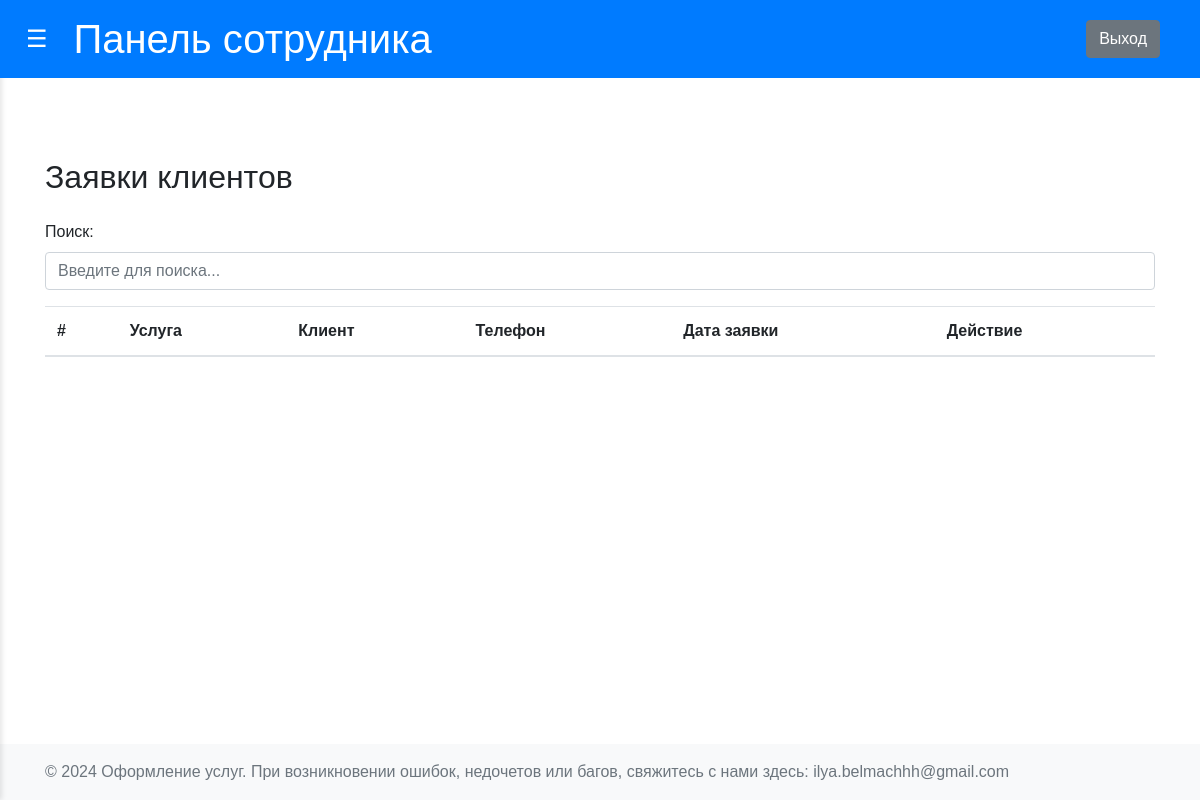
The app's page /view_requests, older data.
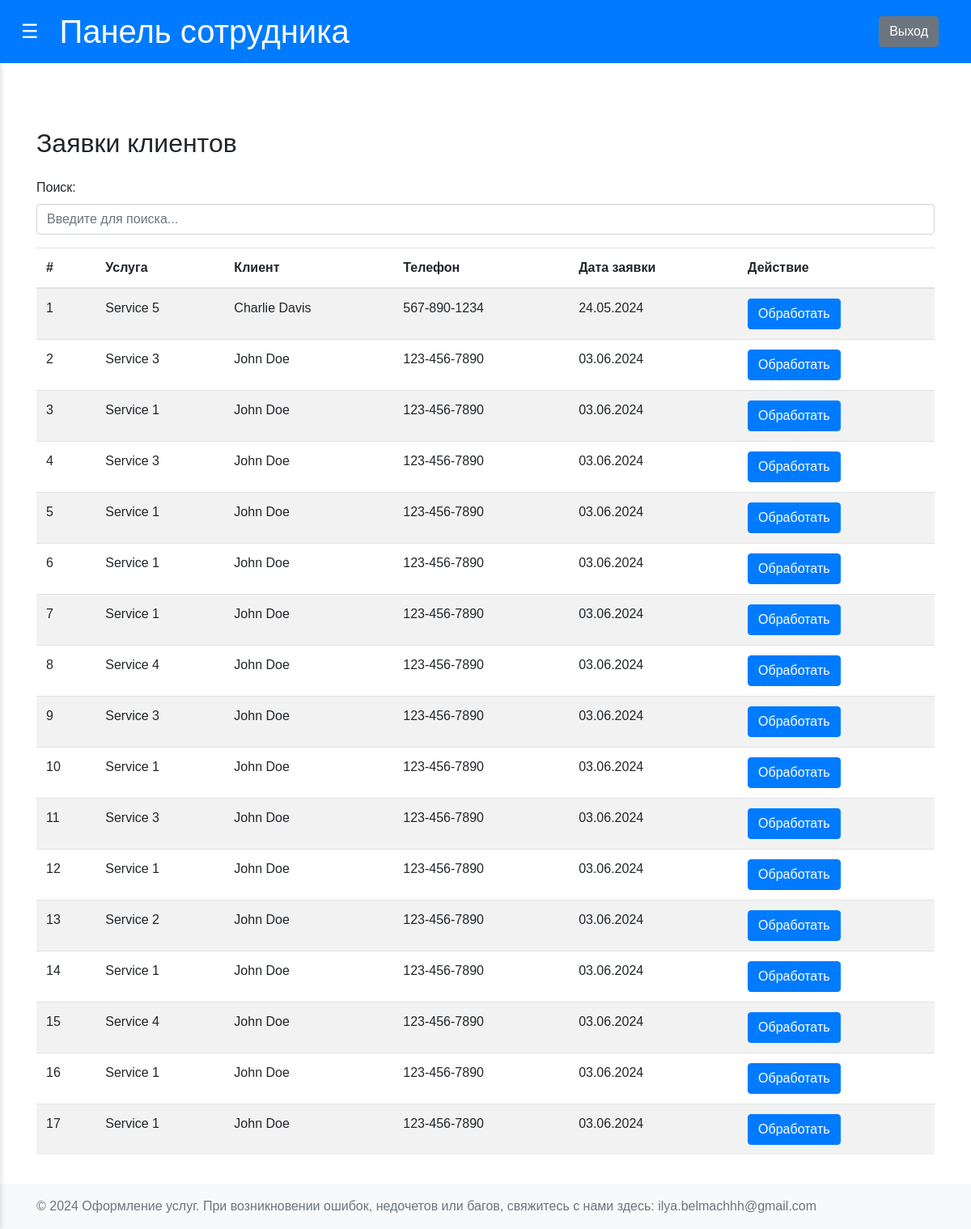
The same page, newer data.
### app/models.py (models this page shows, shortened)
class OrderRequest(db.Model):
    __tablename__ = 'OrderRequest'
    id = db.Column(db.Integer, primary_key=True)
    client_id = db.Column(db.Integer, db.ForeignKey('Clients.id'), nullable=False)
    service_id = db.Column(db.Integer, db.ForeignKey('Services.id'))
    order_date = db.Column(db.Date, nullable=False)
    client = db.relationship('Clients', backref=db.backref('OrderRequest', lazy=True))
    service = db.relationship('Services', backref=db.backref('OrderRequest', lazy=True))

class Services(db.Model):
    __tablename__ = 'Services'
    id = db.Column(db.Integer, primary_key=True)
    service_name = db.Column(db.String(150), nullable=False)
    cost = db.Column(db.Float, nullable=False)

class Clients(db.Model):
    __tablename__ = 'Clients'
    id = db.Column(db.Integer, primary_key=True)
    full_name = db.Column(db.String(150), nullable=False)
    address = db.Column(db.String(250), nullable=False)
    telephone = db.Column(db.String(50), unique=True, nullable=False)
    login = db.Column(db.String(150), unique=True, nullable=False)
    password = db.Column(db.String(150), nullable=False)

### app/employees/routs.py (the view)
@employees.route('/view_requests')
def view_requests():
    requests = OrderRequest.query.all()
    return render_template('employee/employee_view_requests.html', requests=requests)

### app/__init__.py (called while the page is built)
def create_app(config=Config):
    app = Flask(__name__)
    app.config.from_object(config)
    app.jinja_env.filters['zip'] = zip
    @app.template_filter()
    def kravchuk_date_format(date_value: date):
        if date_value:
            return date_value.strftime("%d.%m.%Y")
        return date_value
    db.init_app(app)
    from app.users.routes import users
    from app.clients.routs import clients
    from app.employees.routs import employees
    from app.admin.routs import admin
    app.register_blueprint(users)
    app.register_blueprint(clients)
    app.register_blueprint(employees)
    app.register_blueprint(admin)
    return app

### app/templates/employee/employee_view_requests.html (shortened to what this page needs)
{% extends "employee/dashboard_employee_base.html" %}
{% block content %}
<div class="container mt-5">
    <h2 class="mb-4">Заявки клиентов</h2>
    <div class="mb-3">
        <label for="searchInput" class="form-label">Поиск:</label>
        <input type="text" id="searchInput" class="form-control" placeholder="Введите для поиска...">
    </div>
    <table class="table table-striped">
        <thead>
            <tr>
                <th scope="col">#</th>
                <th scope="col">Услуга</th>
                <th scope="col">Клиент</th>
                <th scope="col">Телефон</th>
                <th scope="col">Дата заявки</th>
                <th scope="col">Действие</th>
            </tr>
        </thead>
        <tbody>
            {% for request in requests %}
            <tr>
                <td>{{ loop.index }}</td>
                <td>{{ request.service.service_name }}</td>
                <td>{{ request.client.full_name }}</td>
                <td>{{ request.client.telephone }}</td>
                <td>{{ request.order_date|kravchuk_date_format }}</td>
                <td>
                    <a href="{{ url_for('employees.create_order', request_id=request.id) }}" class="btn btn-primary">Обработать</a>
                </td>
            </tr>
            {% endfor %}
        </tbody>
    </table>
</div>
{% endblock %}

### app/templates/employee/dashboard_employee_base.html (shortened to what this page needs)
{% extends "dashboard_base.html" %}
{% block header %}
<div class="header-content">
    <button class="menu-toggle" onclick="toggleMenu()">☰</button>
    <h1 style="display: inline-block;">Панель сотрудника</h1>
    <h4 style="display: inline-block;margin: auto 20px auto auto;"><a href="{{ url_for('users.logout') }}" class="btn btn-secondary">Выход</a></h4>
</div>
{% endblock %}

### app/templates/dashboard_base.html (shortened to what this page needs)
<!DOCTYPE html>
<html lang="en">
<head>
    <link rel="stylesheet" href="https://stackpath.bootstrapcdn.com/bootstrap/4.5.2/css/bootstrap.min.css">
    <link rel="stylesheet" href="{{ url_for('static', filename='css/styles.css') }}">
</head>
<body class="d-flex flex-column min-vh-100">
    <header>
        {% block header %}
        {% endblock %}
    </header>
    <main id="mainContent">
            <div class="container mt-4">
                {% with messages = get_flashed_messages(with_categories=true) %}
                    <div id="messagesDivContainer" class="alert alert-dismissible fade show" role="alert">
                    </div>
                {% endwith %}
            </div>
                {% block content %}
                {% endblock %}
    </main>
    <footer class="footer mt-auto py-3 bg-light">
        <div class="container">
            <span class="text-muted">&copy; 2024 Оформление услуг. При возникновении ошибок, недочетов или багов, свяжитесь с нами здесь: ilya.belmachhh@gmail.com</span>
        </div>
    </footer>
</body>
</html>

### app/static/css/styles.css (style rules this page uses)
body { font-family: Arial, sans-serif; margin: 0; display: flex; height: 100vh; overflow: hidden; }
header { background-color: #007BFF; color: white; padding: 15px 20px; display: flex; align-items: center; width: 100%; position: fixed; top: 0; z-index: 1000; }
.header-content { display: flex; align-items: center; width: 100%; }
.header-content h1 { margin: 0 0 0 20px; }
.menu-toggle { background: none; border: none; color: white; font-size: 24px; cursor: pointer; }
main { margin-left: 0; padding: 60px 20px 20px 20px; flex-grow: 1; transition: margin-left 0.3s; overflow-y: auto; width: 100%; }
main h2 { margin-top: 0; }

Row changes from the older to the newer data that the page shows:
added OrderRequest: service.service_name "Service 5", client.full_name "Charlie Davis", client.telephone "567-890-1234", order_date|kravchuk_date_format "24.05.2024"
added OrderRequest: service.service_name "Service 3", client.full_name "John Doe", client.telephone "123-456-7890", order_date|kravchuk_date_format "03.06.2024"
added OrderRequest: service.service_name "Service 1", client.full_name "John Doe", client.telephone "123-456-7890", order_date|kravchuk_date_format "03.06.2024"
added OrderRequest: service.service_name "Service 3", client.full_name "John Doe", client.telephone "123-456-7890", order_date|kravchuk_date_format "03.06.2024"
added OrderRequest: service.service_name "Service 1", client.full_name "John Doe", client.telephone "123-456-7890", order_date|kravchuk_date_format "03.06.2024"
added OrderRequest: service.service_name "Service 1", client.full_name "John Doe", client.telephone "123-456-7890", order_date|kravchuk_date_format "03.06.2024"
added OrderRequest: service.service_name "Service 1", client.full_name "John Doe", client.telephone "123-456-7890", order_date|kravchuk_date_format "03.06.2024"
added OrderRequest: service.service_name "Service 4", client.full_name "John Doe", client.telephone "123-456-7890", order_date|kravchuk_date_format "03.06.2024"
added OrderRequest: service.service_name "Service 3", client.full_name "John Doe", client.telephone "123-456-7890", order_date|kravchuk_date_format "03.06.2024"
added OrderRequest: service.service_name "Service 1", client.full_name "John Doe", client.telephone "123-456-7890", order_date|kravchuk_date_format "03.06.2024"
added OrderRequest: service.service_name "Service 3", client.full_name "John Doe", client.telephone "123-456-7890", order_date|kravchuk_date_format "03.06.2024"
added OrderRequest: service.service_name "Service 1", client.full_name "John Doe", client.telephone "123-456-7890", order_date|kravchuk_date_format "03.06.2024"
added OrderRequest: service.service_name "Service 2", client.full_name "John Doe", client.telephone "123-456-7890", order_date|kravchuk_date_format "03.06.2024"
added OrderRequest: service.service_name "Service 1", client.full_name "John Doe", client.telephone "123-456-7890", order_date|kravchuk_date_format "03.06.2024"
added OrderRequest: service.service_name "Service 4", client.full_name "John Doe", client.telephone "123-456-7890", order_date|kravchuk_date_format "03.06.2024"
added OrderRequest: service.service_name "Service 1", client.full_name "John Doe", client.telephone "123-456-7890", order_date|kravchuk_date_format "03.06.2024"
added OrderRequest: service.service_name "Service 1", client.full_name "John Doe", client.telephone "123-456-7890", order_date|kravchuk_date_format "03.06.2024"
